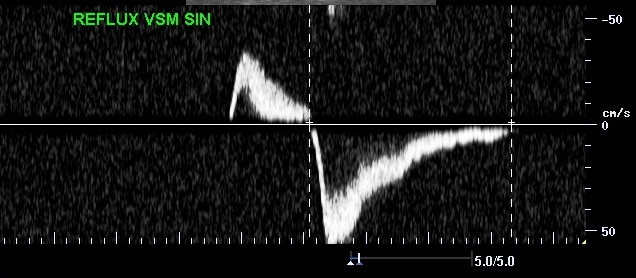
#> input picture Photos/0.jpg, 636 x 278 px
$ python Main.py
#> lines starting #> are read from the running program, lines starting #| are printed output that depends on the picture; after the words box and inside, x2 and y2 are one past the last pixel; in counts of white or black regions, pixels touching at a corner belong together
### ImageOperations.py
import cv2
import numpy as np


class ImageOperations:
    # [4 lines left out: function convert_to_gray, not called in this run]

    @staticmethod
    def get_shape(image):
        if len(image.shape) > 2:
            height, width, _ = image.shape
            return height, width
        else:
            height, width = image.shape
            return height, width

    @staticmethod
    def morph_open_erode_close_image(image):
        image = image.copy()
        kernel = np.ones((5, 5), np.uint8)
        _, mask = cv2.threshold(image, 107, 255, cv2.THRESH_BINARY_INV)

        mask = cv2.morphologyEx(mask, cv2.MORPH_OPEN, kernel)
        mask = cv2.erode(mask, kernel)
        mask = cv2.morphologyEx(mask, cv2.MORPH_CLOSE, kernel)

        return mask

    @staticmethod
    def read_image(filename):
        return cv2.imread(filename)

    @staticmethod
    def color_threshold(image, threshold = 95):
        image_copied = image.copy()
        rows, cols = image_copied.shape

        for i in range(rows):
            for j in range(cols):
                pixel_value = image_copied[i, j]
                if pixel_value <= threshold:
                    image_copied[i, j] = 0

        return image_copied

    # [4 lines left out: function resize_image, not called in this run]

    @staticmethod
    def convert_to_gray(image):
        image = image.copy()

        return cv2.cvtColor(image, cv2.COLOR_BGR2GRAY)

### ImageProcessor.py
import numpy as np
import cv2
import math
from MaskPosition import MaskPosition
from ImageOperations import ImageOperations


class ImageProcessor:
    # [14 lines left out: function mask_image, not called in this run]

    def split_image(self, image):
        copied_image = image.copy()
        bottom = self.cut_image_on_ox_axis(copied_image, MaskPosition.BOTTOM)
        top = self.cut_image_on_ox_axis(copied_image, MaskPosition.TOP)

        return bottom, top

    def cut_image_on_ox_axis(self, image, maskPosition):
        copied_image = image.copy()
        morphed_image = ImageOperations.morph_open_erode_close_image(copied_image)
        x1, x2, y1, y2 = self.get_ox_coordinates(morphed_image)
        height, width = ImageOperations.get_shape(morphed_image)

        if maskPosition is MaskPosition.BOTTOM:
            return copied_image[y1:height, x1:width]
        if maskPosition is MaskPosition.TOP:
            return copied_image[0:y2, 0:x2]

    def get_ox_coordinates(self, image):
        image = image.copy()
        morphed_image = ImageOperations.morph_open_erode_close_image(image)
        edges = cv2.Canny(morphed_image, 100, 200)
        lines = cv2.HoughLines(edges, 1, math.pi / 180, 1)

        x1 = 0
        x2 = 0
        y1 = 0
        y2 = 0
        for rho, theta in lines[0]:
            a = np.cos(theta)
            b = np.sin(theta)
            x0 = a * rho
            y0 = b * rho
            x1 = int(x0 + 1000 * (-b))
            y1 = int(y0 + 1000 * (a))
            x2 = int(x0 - 1000 * (-b))
            y2 = int(y0 - 1000 * (a))

            return x1, x2, y1, y2

    def remove_ox(self, image):
        copied_image = image.copy()
        gray = cv2.cvtColor(copied_image, cv2.COLOR_BGR2GRAY)
        _, thresh = cv2.threshold(gray, 0, 255, cv2.THRESH_BINARY + cv2.THRESH_OTSU)

        horizontal_kernel = cv2.getStructuringElement(cv2.MORPH_RECT, (25, 1))
        detected_lines = cv2.morphologyEx(thresh, cv2.MORPH_OPEN, horizontal_kernel, iterations=2)
        cnts = cv2.findContours(detected_lines, cv2.RETR_EXTERNAL, cv2.CHAIN_APPROX_SIMPLE)
        cnts = cnts[0] if len(cnts) == 2 else cnts[1]
        for c in cnts:
            cv2.drawContours(image, [c], -1, (0, 0, 0), 2)

        repair_kernel = cv2.getStructuringElement(cv2.MORPH_RECT, (1, 6))
        result = 255 - cv2.morphologyEx(255 - image, cv2.MORPH_CLOSE, repair_kernel, iterations=1)

        return image

    # [25 lines left out: function remove_vertical_lines, not called in this run]

    def delete_text(self, image):
        image = image.copy()
        hsv = cv2.cvtColor(image, cv2.COLOR_BGR2HSV)

        lower = np.array([0, 42, 0])
        higher = np.array([179, 255, 255])

        mask = cv2.inRange(hsv, lower, higher)

        image[mask > 0] = (255, 255, 255)

        return cv2.bitwise_not(image, image, mask=mask)

### PlotBoundDetector.py
import cv2
import numpy as np
from random import randrange
from matplotlib import pyplot as plt
from MaskPosition import MaskPosition
from ImageOperations import ImageOperations


class PlotBoundDetector:

    def __init__(self, image_processor):
        self.image_processor = image_processor

    def get_plot_bound(self, image):
        image = image.copy()

        image = self.image_processor.delete_text(image)
        cv2.imwrite('result_doc.jpg', image)
        bottom, top = self.image_processor.split_image(image)

        cv2.imwrite('bottom_result.jpg', bottom)
        cv2.imwrite('top_result.jpg', top)
        bottom = self.__prepare_image(bottom)
        top = self.__prepare_image(top)

        # cv2.imshow('top', top)
        # cv2.imshow('bottom', bottom)

        top_chunks = self.__get_chunks(top)
        bottom_chunks = self.__get_chunks(bottom)

        top_chunks, bottom_chunks = self.remove_reflexes(top_chunks, bottom_chunks)
        top_chunks = self.merge_nearest(top_chunks, 10)
        bottom_chunks = self.merge_nearest(bottom_chunks, 10)
        top_chunks = self.filter_chunks(top_chunks)
        bottom_chunks = self.filter_chunks(bottom_chunks)

        # self.draw_chunks(top_chunks, top)
        # self.draw_chunks(bottom_chunks, bottom)

        return top_chunks, bottom_chunks

    # [23 lines left out: function remove_reflexes, not called in this run]

    def is_reflex(self, top_chunk, bottom_chunk):
        k = 10
        return top_chunk[0] - k < bottom_chunk[0] and top_chunk[-1] + k > bottom_chunk[-1]

    def __prepare_image(self, image):
        image = image.copy()
        image = self.image_processor.remove_ox(image)
        gray = ImageOperations.convert_to_gray(image)

        manual_thresholded = ImageOperations.color_threshold(gray)
        bilateral_filtered = cv2.bilateralFilter(manual_thresholded.copy(), 11, 75, 75)
        _, thresholded = cv2.threshold(bilateral_filtered, 70, 255, cv2.THRESH_BINARY)

        kernel = np.ones((3, 3), np.uint8)
        dilated = cv2.dilate(thresholded, kernel, iterations=1)

        return dilated

    def __get_chunks(self, image):
        histogram = self.get_histogram(image, '')

        continous_chunks = self.get_continous_chunks(histogram)

        return continous_chunks

    # [99 lines left out: functions get_histogram, get_continous_chunks, filter_chunks, get_avrage_length, merge_nearest, can_merge and 1 more, not called in this run]

### Main.py
import os
import cv2
import numpy as np
import json
from ImageOperations import ImageOperations
from ImageProcessor import ImageProcessor
from MaskPosition import MaskPosition
from PlotBoundDetector import PlotBoundDetector
from PlotBoundCalculator import PlotBoundCalculator

print(cv2.__version__)


def save_to_file_json(data, filename):
    with open(filename, 'w') as f:
        json.dump(data, f)

def get_filename_from_path(path):
    return os.path.basename(path)


# [6 lines left out: function get_all_images, not called in this run]


def main_v3():
    image_path = 'Photos/0.jpg'

    image_processor = ImageProcessor()
    plot_bound_detector = PlotBoundDetector(image_processor)

    image = ImageOperations.read_image(image_path)
#> in read_image, returned value is the input picture: shape (278, 636, 3); mean B, G, R 23.1, 23.7, 23

    top_chunks, bottom_chunks = plot_bound_detector.get_plot_bound(image)
#> in delete_text, `hsv = cv2.cvtColor(image, cv2.COLOR_BGR2HSV)`: hsv: shape (278, 636, 3); mean H, S, V 7.9, 12.6, 23.9
#> in delete_text, `mask = cv2.inRange(hsv, lower, higher)`:
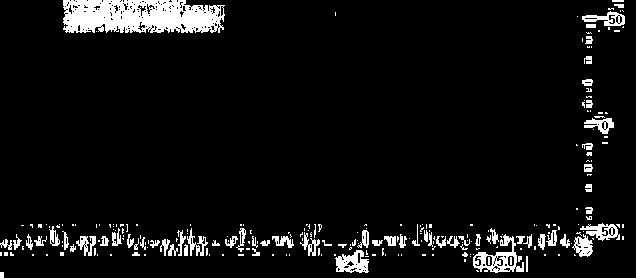
#> mask: shape (278, 636); 6.5% white; 247 white regions (175 under 20 px), largest, box (x1, y1, x2, y2) and area: (63, 0, 225, 33) 4341, (473, 234, 524, 273) 713, (335, 250, 369, 273) 483
#> in delete_text, `image[mask > 0] = (255, 255, 255)`: image: shape (278, 636, 3); 6.47% of pixels changed, all inside (x1, y1, x2, y2) = (0, 0, 625, 278)
#> in morph_open_erode_close_image, `mask = cv2.erode(mask, kernel)`:
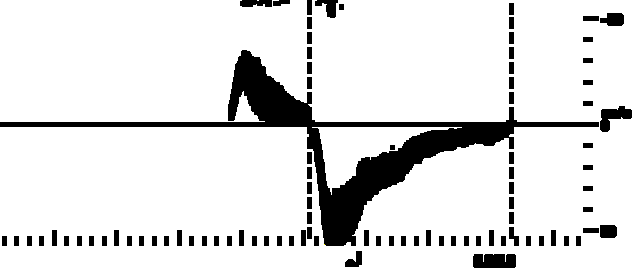
#> mask: shape (278, 636, 3); mean of channels 0, 1, 2 225.8, 225.8, 225.8; drawn as B, G, R
#> in get_ox_coordinates, `edges = cv2.Canny(morphed_image, 100, 200)`:
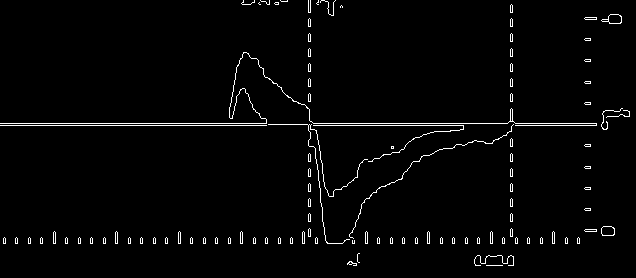
#> edges: shape (278, 636); 2.2% white in thin lines or dots
#> the loop in get_ox_coordinates, `for rho, theta in lines[0]:` made 1 pass
#> (rho, theta, a, b, x0, y0, x1, y1) on pass 1: (123, 1.57, -4.37e-08, 1, -5.38e-06, 123, -1000, 122)
#> in cut_image_on_ox_axis, `x1, x2, y1, y2 = self.get_ox_coordinates(morphed_image)`: x1 = -1000; x2 = 999; y1 = 122; y2 = 123
#> in cut_image_on_ox_axis, `height, width = ImageOperations.get_shape(morphed_image)`: height = 278; width = 636
#> the loop in get_ox_coordinates (call 2), `for rho, theta in lines[0]:` made 1 pass
#> in remove_ox, `_, thresh = cv2.threshold(gray, 0, 255, cv2.THRESH_BINARY + cv2.THRESH..`: thresh: shape (156, 636); 6.5% white; 77 white regions (67 under 20 px), largest, box (x1, y1, x2, y2) and area: (311, 5, 508, 122) 5043, (0, 0, 597, 10) 627, (493, 134, 503, 144) 42
#> in remove_ox, `detected_lines = cv2.morphologyEx(thresh, cv2.MORPH_OPEN, horizontal_k..`:
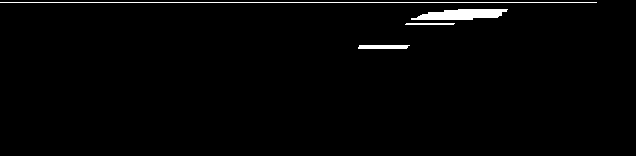
#> detected_lines: shape (156, 636); 1.7% white; 4 white regions
#> in remove_ox, `cnts = cv2.findContours(detected_lines, cv2.RETR_EXTERNAL, cv2.CHAIN_A..`: cnts = 4 contours, 1 with area under 20; largest, box (x1, y1, x2, y2) and area: (411, 9, 508, 20) 671, (358, 45, 410, 49) 146, (405, 23, 455, 25) 48
#> the loop in remove_ox, `for c in cnts:` made 4 passes
#> c on passes 2, 4: [[406, 23], [405, 24], [453, 24], [454, 23]], [[0, 2], [596, 2]]
#> after the loop in remove_ox, `for c in cnts:`:
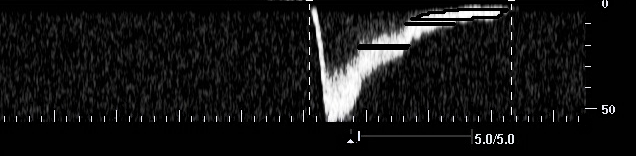
#> image: shape (156, 636, 3); mean of channels 0, 1, 2 20.4, 20.4, 20.4; drawn as B, G, R
#> in remove_ox, `repair_kernel = cv2.getStructuringElement(cv2.MORPH_RECT, (1, 6))`: repair_kernel = [1, 1, 1, 1, 1, 1]
#> in __prepare_image, `_, thresholded = cv2.threshold(bilateral_filtered, 70, 255, cv2.THRESH..`: thresholded: shape (156, 636); 5% white; 93 white regions (79 under 20 px), largest, box (x1, y1, x2, y2) and area: (311, 7, 404, 122) 2947, (372, 26, 442, 44) 730, (421, 11, 500, 18) 385
#> in __prepare_image, `dilated = cv2.dilate(thresholded, kernel, iterations=1)`: dilated: shape (156, 636); 8.1% white; 80 white regions (3 under 20 px), largest, box (x1, y1, x2, y2) and area: (308, 3, 405, 123) 3520, (367, 25, 449, 45) 964, (420, 10, 501, 19) 561
#> in remove_ox (call 2), `_, thresh = cv2.threshold(gray, 0, 255, cv2.THRESH_BINARY + cv2.THRESH..`: thresh: shape (123, 636); 3.6% white; 36 white regions (29 under 20 px), largest, box (x1, y1, x2, y2) and area: (230, 52, 313, 123) 2447, (328, 5, 334, 16) 52, (609, 15, 615, 24) 31
#> in remove_ox (call 2), `detected_lines = cv2.morphologyEx(thresh, cv2.MORPH_OPEN, horizontal_k..`: detected_lines: shape (123, 636); 0.72% white; 1 white region
#> in remove_ox (call 2), `cnts = cv2.findContours(detected_lines, cv2.RETR_EXTERNAL, cv2.CHAIN_A..`: cnts = 1 contour; box (x1, y1, x2, y2) and area: (253, 105, 310, 116) 498
#> the loop in remove_ox (call 2), `for c in cnts:` made 1 pass
#> after the loop in remove_ox (call 2), `for c in cnts:`:
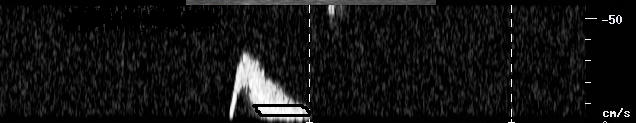
#> image: shape (123, 636, 3); mean of channels 0, 1, 2 19.1, 19.1, 19.1; drawn as B, G, R
#> in __prepare_image (call 2), `_, thresholded = cv2.threshold(bilateral_filtered, 70, 255, cv2.THRESH..`: thresholded: shape (123, 636); 3.4% white; 42 white regions (32 under 20 px), largest, box (x1, y1, x2, y2) and area: (230, 52, 295, 119) 1708, (258, 107, 308, 114) 317, (263, 117, 313, 123) 179
#> in __prepare_image (call 2), `dilated = cv2.dilate(thresholded, kernel, iterations=1)`:
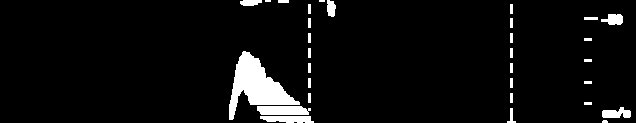
#> dilated: shape (123, 636); 5.3% white; 31 white regions (3 under 20 px), largest, box (x1, y1, x2, y2) and area: (229, 51, 300, 120) 2045, (257, 106, 311, 115) 444, (260, 116, 314, 123) 313
    top, bottom, ratio = PlotBoundCalculator.calculate_distance_ratio(top_chunks, bottom_chunks, 30)
    print(top)
    print(bottom)
    print(ratio)

    PlotBoundDetector.draw_chunks(top_chunks, image, MaskPosition.TOP)
    PlotBoundDetector.draw_chunks(bottom_chunks, image, MaskPosition.BOTTOM)
    cv2.imwrite('test.jpg', image)
    cv2.waitKeyEx()


# [20 lines left out: function main_v2, not called in this run]


def main():
    main_v3()


if __name__ == '__main__':
#> (the run stopped early here; a loop or call above may not have finished)

$ run again, with Photos/11.jpg copied over Photos/0.jpg
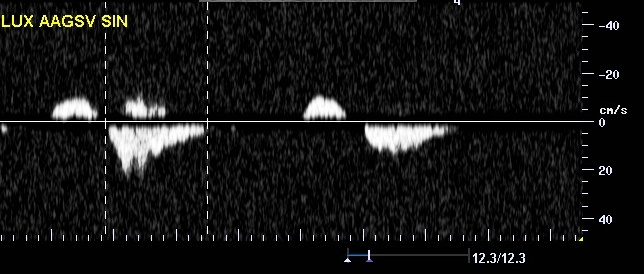
#> input picture Photos/11.jpg, 644 x 274 px
#> in read_image, returned value is the input picture: shape (274, 644, 3); mean B, G, R 20.5, 20.9, 20.8
#> hsv: shape (274, 644, 3); mean H, S, V 7.9, 13.1, 21.1
#> edges: shape (274, 644); 2.2% white in thin lines or dots
#> the loop in get_ox_coordinates, `for rho, theta in lines[0]:` made 1 pass
#> (rho, theta, a, b, x0, y0, x1, y1) on pass 1: (120, 1.57, -4.37e-08, 1, -5.25e-06, 120, -1000, 119)
#> in cut_image_on_ox_axis, `x1, x2, y1, y2 = self.get_ox_coordinates(morphed_image)`: x1 = -1000; x2 = 999; y1 = 119; y2 = 120
#> in cut_image_on_ox_axis, `height, width = ImageOperations.get_shape(morphed_image)`: height = 274; width = 644
#> the loop in get_ox_coordinates (call 2), `for rho, theta in lines[0]:` made 1 pass
#> thresh: shape (155, 644); 5.3% white; 95 white regions (79 under 20 px), largest, box (x1, y1, x2, y2) and area: (109, 5, 204, 55) 2277, (365, 5, 444, 36) 1499, (0, 0, 594, 10) 612
#> detected_lines: shape (155, 644); 2.9% white; 3 white regions
#> in remove_ox, `cnts = cv2.findContours(detected_lines, cv2.RETR_EXTERNAL, cv2.CHAIN_A..`: cnts = 3 contours, 1 with area under 20; largest, box (x1, y1, x2, y2) and area: (109, 10, 204, 28) 1156, (365, 10, 444, 26) 972
#> the loop in remove_ox, `for c in cnts:` made 3 passes
#> c on pass 3: [[0, 2], [593, 2]]
#> after the loop in remove_ox, `for c in cnts:`:
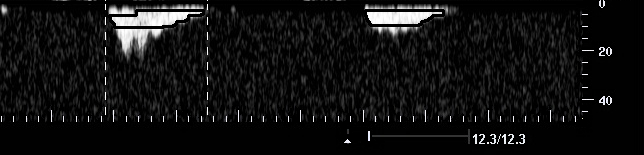
#> image: shape (155, 644, 3); mean of channels 0, 1, 2 17.2, 17.1, 17.1; drawn as B, G, R
#> repair_kernel = [1, 1, 1, 1, 1, 1]
#> thresholded: shape (155, 644); 3.8% white; 110 white regions (87 under 20 px), largest, box (x1, y1, x2, y2) and area: (112, 12, 202, 26) 840, (367, 12, 442, 24) 708, (116, 29, 163, 55) 638
#> dilated: shape (155, 644); 7.1% white; 89 white regions (4 under 20 px), largest, box (x1, y1, x2, y2) and area: (108, 5, 203, 27) 1321, (364, 4, 449, 25) 1282, (115, 28, 164, 56) 837
#> gray: shape (120, 644)
#> thresh: shape (120, 644); 2.9% white; 65 white regions (53 under 20 px), largest, box (x1, y1, x2, y2) and area: (53, 97, 97, 120) 676, (304, 95, 346, 120) 653, (126, 96, 147, 118) 328
#> detected_lines: shape (120, 644); every value is 0
#> in remove_ox (call 2), `cnts = cv2.findContours(detected_lines, cv2.RETR_EXTERNAL, cv2.CHAIN_A..`: cnts = 0 contours
#> result: shape (120, 644, 3)
#> bilateral_filtered: shape (120, 644)
#> thresholded: shape (120, 644); 3.1% white; 51 white regions (41 under 20 px), largest, box (x1, y1, x2, y2) and area: (52, 97, 97, 120) 719, (303, 95, 346, 120) 701, (125, 96, 166, 119) 524
#> in __prepare_image (call 2), `dilated = cv2.dilate(thresholded, kernel, iterations=1)`:
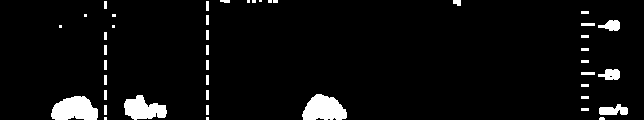
#> dilated: shape (120, 644); 5% white; 44 white regions (12 under 20 px), largest, box (x1, y1, x2, y2) and area: (51, 96, 98, 120) 874, (302, 94, 347, 120) 859, (124, 95, 167, 120) 699

$ run again, with Photos/12.jpg copied over Photos/0.jpg
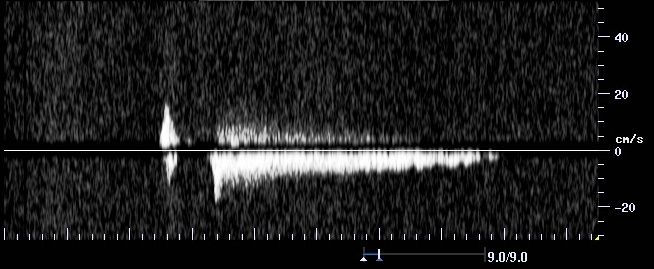
#> input picture Photos/12.jpg, 654 x 269 px
#> in read_image, returned value is the input picture: shape (269, 654, 3); mean B, G, R 29.2, 29.1, 29.1
#> hsv: shape (269, 654, 3); mean H, S, V 5.8, 7.4, 29.3
#> edges: shape (269, 654); 1.9% white in thin lines or dots
#> the loop in get_ox_coordinates, `for rho, theta in lines[0]:` made 1 pass
#> (rho, theta, a, b, x0, y0, x1, y1) on pass 1: (149, 1.57, -4.37e-08, 1, -6.51e-06, 149, -1000, 148)
#> in cut_image_on_ox_axis, `x1, x2, y1, y2 = self.get_ox_coordinates(morphed_image)`: x1 = -1000; x2 = 999; y1 = 148; y2 = 149
#> in cut_image_on_ox_axis, `height, width = ImageOperations.get_shape(morphed_image)`: height = 269; width = 654
#> the loop in get_ox_coordinates (call 2), `for rho, theta in lines[0]:` made 1 pass
#> thresh: shape (121, 654); 9.2% white; 72 white regions (61 under 20 px), largest, box (x1, y1, x2, y2) and area: (4, 1, 610, 54) 6323, (163, 4, 177, 37) 232, (506, 104, 516, 114) 45
#> detected_lines: shape (121, 654); 6.2% white; 2 white regions
#> in remove_ox, `cnts = cv2.findContours(detected_lines, cv2.RETR_EXTERNAL, cv2.CHAIN_A..`: cnts = 2 contours, 1 with area under 20; largest, box (x1, y1, x2, y2) and area: (210, 5, 480, 28) 3995
#> the loop in remove_ox, `for c in cnts:` made 2 passes
#> c on pass 2: [[4, 2], [609, 2]]
#> after the loop in remove_ox, `for c in cnts:`:
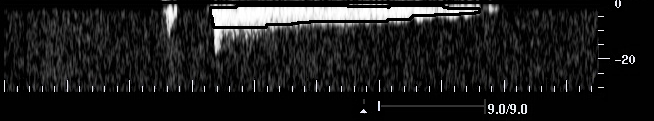
#> image: shape (121, 654, 3); mean of channels 0, 1, 2 28, 27.9, 27.9; drawn as B, G, R
#> repair_kernel = [1, 1, 1, 1, 1, 1]
#> thresholded: shape (121, 654); 6.5% white; 96 white regions (74 under 20 px), largest, box (x1, y1, x2, y2) and area: (212, 7, 478, 26) 3136, (214, 29, 240, 54) 296, (163, 4, 177, 36) 256
#> dilated: shape (121, 654); 10.6% white; 69 white regions (1 under 20 px), largest, box (x1, y1, x2, y2) and area: (211, 3, 481, 55) 5258, (487, 103, 528, 115) 417, (162, 3, 178, 37) 359
#> gray: shape (149, 654)
#> thresh: shape (149, 654); 2.2% white; 57 white regions (42 under 20 px), largest, box (x1, y1, x2, y2) and area: (217, 122, 257, 148) 643, (160, 103, 180, 149) 509, (278, 129, 306, 144) 225
#> detected_lines: shape (149, 654); every value is 0
#> in remove_ox (call 2), `cnts = cv2.findContours(detected_lines, cv2.RETR_EXTERNAL, cv2.CHAIN_A..`: cnts = 0 contours
#> result: shape (149, 654, 3)
#> bilateral_filtered: shape (149, 654)
#> thresholded: shape (149, 654); 2.1% white; 34 white regions (19 under 20 px), largest, box (x1, y1, x2, y2) and area: (217, 124, 257, 148) 651, (160, 104, 180, 149) 514, (278, 131, 306, 144) 232
#> in __prepare_image (call 2), `dilated = cv2.dilate(thresholded, kernel, iterations=1)`:
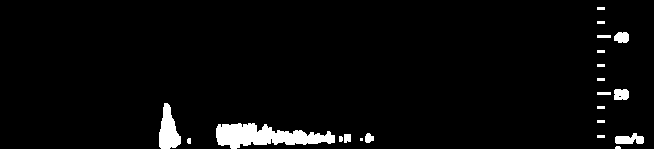
#> dilated: shape (149, 654); 3.6% white; 21 white regions (2 under 20 px), largest, box (x1, y1, x2, y2) and area: (216, 123, 335, 149) 1840, (159, 103, 181, 149) 646, (615, 133, 644, 144) 225

$ run again, with Photos/13.jpg copied over Photos/0.jpg
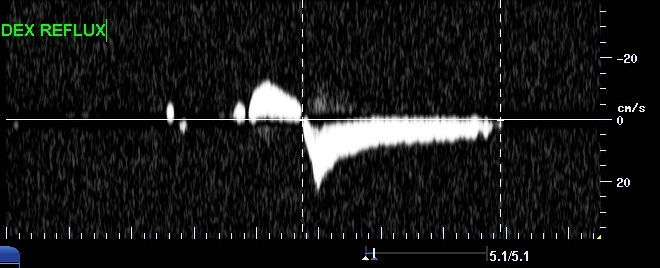
#> input picture Photos/13.jpg, 660 x 268 px
#> in read_image, returned value is the input picture: shape (268, 660, 3); mean B, G, R 23.7, 24, 23.4
#> hsv: shape (268, 660, 3); mean H, S, V 7.3, 11.7, 24.4
#> edges: shape (268, 660); 1.9% white in thin lines or dots
#> the loop in get_ox_coordinates, `for rho, theta in lines[0]:` made 1 pass
#> (rho, theta, a, b, x0, y0, x1, y1) on pass 1: (118, 1.57, -4.37e-08, 1, -5.16e-06, 118, -1000, 117)
#> in cut_image_on_ox_axis, `x1, x2, y1, y2 = self.get_ox_coordinates(morphed_image)`: x1 = -1000; x2 = 999; y1 = 117; y2 = 118
#> in cut_image_on_ox_axis, `height, width = ImageOperations.get_shape(morphed_image)`: height = 268; width = 660
#> the loop in get_ox_coordinates (call 2), `for rho, theta in lines[0]:` made 1 pass
#> thresh: shape (151, 660); 7.1% white; 84 white regions (74 under 20 px), largest, box (x1, y1, x2, y2) and area: (6, 0, 612, 73) 6309, (180, 4, 186, 16) 56, (508, 134, 518, 144) 42
#> detected_lines: shape (151, 660); 4.9% white; 1 white region
#> cnts = 1 contour; box (x1, y1, x2, y2) and area: (6, 2, 612, 36) 4160
#> the loop in remove_ox, `for c in cnts:` made 1 pass
#> repair_kernel = [1, 1, 1, 1, 1, 1]
#> thresholded: shape (151, 660); 5.4% white; 121 white regions (106 under 20 px), largest, box (x1, y1, x2, y2) and area: (306, 4, 491, 34) 3520, (309, 37, 356, 73) 649, (302, 4, 318, 12) 82
#> dilated: shape (151, 660); 8.5% white; 100 white regions (8 under 20 px), largest, box (x1, y1, x2, y2) and area: (305, 3, 492, 35) 4052, (308, 36, 357, 74) 819, (501, 133, 523, 145) 193
#> gray: shape (118, 660)
#> thresh: shape (118, 660); 2.8% white; 53 white regions (45 under 20 px), largest, box (x1, y1, x2, y2) and area: (249, 80, 303, 118) 1450, (233, 102, 245, 118) 154, (167, 103, 174, 118) 94
#> detected_lines: shape (118, 660); 1% white; 1 white region
#> cnts = 1 contour; box (x1, y1, x2, y2) and area: (249, 102, 303, 117) 715
#> the loop in remove_ox (call 2), `for c in cnts:` made 1 pass
#> result: shape (118, 660, 3)
#> bilateral_filtered: shape (118, 660)
#> thresholded: shape (118, 660); 2.4% white; 50 white regions (38 under 20 px), largest, box (x1, y1, x2, y2) and area: (251, 80, 297, 101) 596, (251, 104, 300, 115) 526, (233, 101, 245, 118) 163
#> in __prepare_image (call 2), `dilated = cv2.dilate(thresholded, kernel, iterations=1)`:
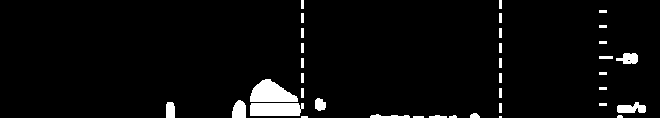
#> dilated: shape (118, 660); 4.1% white; 37 white regions (4 under 20 px), largest, box (x1, y1, x2, y2) and area: (250, 79, 298, 102) 735, (250, 103, 304, 116) 668, (617, 102, 646, 113) 225
